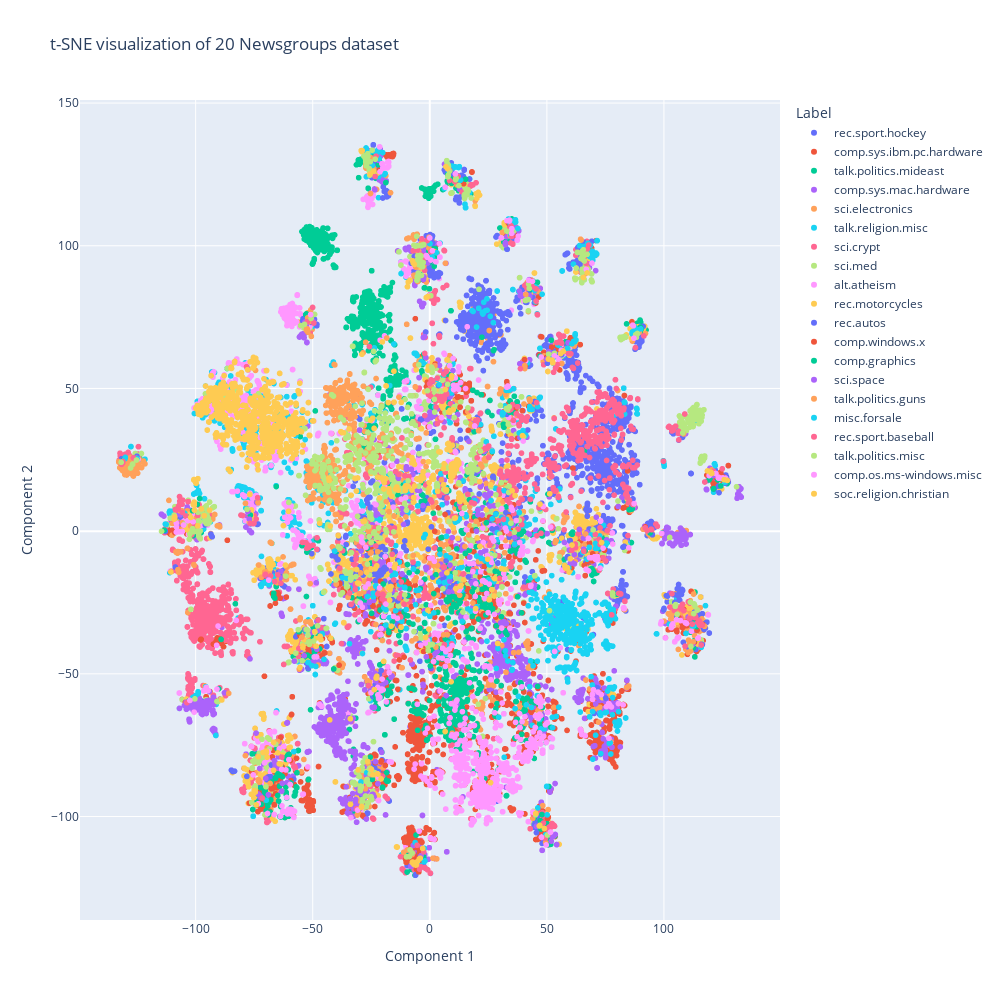

Notebook code cell kept with this figure:
### Code cell
# obviously a big muddle in the middle but some clear clustering structure!  
plot_tsne("Label")

### Figure 1 — Plotly figure (JSON) as saved in the notebook; plotly's stock layout.template omitted (floating-point values rounded to 4 significant figures; data arrays with more than 128 entries replaced by an {"elided": "..."} marker saying what was removed)
{"data": [{"hovertemplate": "Label=rec.sport.hockey<br>Component 1=%{x}<br>Component 2=%{y}<extra></extra>", "legendgroup": "rec.sport.hockey", "marker": {"color": "#636efa", "symbol": "circle"}, "mode": "markers", "name": "rec.sport.hockey", "showlegend": true, "type": "scattergl", "x": {"elided": "999 float values"}, "xaxis": "x", "y": {"elided": "999 float values"}, "yaxis": "y"}, {"hovertemplate": "Label=comp.sys.ibm.pc.hardware<br>Component 1=%{x}<br>Component 2=%{y}<extra></extra>", "legendgroup": "comp.sys.ibm.pc.hardware", "marker": {"color": "#EF553B", "symbol": "circle"}, "mode": "markers", "name": "comp.sys.ibm.pc.hardware", "showlegend": true, "type": "scattergl", "x": {"elided": "982 float values"}, "xaxis": "x", "y": {"elided": "982 float values"}, "yaxis": "y"}, {"hovertemplate": "Label=talk.politics.mideast<br>Component 1=%{x}<br>Component 2=%{y}<extra></extra>", "legendgroup": "talk.politics.mideast", "marker": {"color": "#00cc96", "symbol": "circle"}, "mode": "markers", "name": "talk.politics.mideast", "showlegend": true, "type": "scattergl", "x": {"elided": "940 float values"}, "xaxis": "x", "y": {"elided": "940 float values"}, "yaxis": "y"}, {"hovertemplate": "Label=comp.sys.mac.hardware<br>Component 1=%{x}<br>Component 2=%{y}<extra></extra>", "legendgroup": "comp.sys.mac.hardware", "marker": {"color": "#ab63fa", "symbol": "circle"}, "mode": "markers", "name": "comp.sys.mac.hardware", "showlegend": true, "type": "scattergl", "x": {"elided": "963 float values"}, "xaxis": "x", "y": {"elided": "963 float values"}, "yaxis": "y"}, {"hovertemplate": "Label=sci.electronics<br>Component 1=%{x}<br>Component 2=%{y}<extra></extra>", "legendgroup": "sci.electronics", "marker": {"color": "#FFA15A", "symbol": "circle"}, "mode": "markers", "name": "sci.electronics", "showlegend": true, "type": "scattergl", "x": {"elided": "984 float values"}, "xaxis": "x", "y": {"elided": "984 float values"}, "yaxis": "y"}, {"hovertemplate": "Label=talk.religion.misc<br>Component 1=%{x}<br>Component 2=%{y}<extra></extra>", "legendgroup": "talk.religion.misc", "marker": {"color": "#19d3f3", "symbol": "circle"}, "mode": "markers", "name": "talk.religion.misc", "showlegend": true, "type": "scattergl", "x": {"elided": "628 float values"}, "xaxis": "x", "y": {"elided": "628 float values"}, "yaxis": "y"}, {"hovertemplate": "Label=sci.crypt<br>Component 1=%{x}<br>Component 2=%{y}<extra></extra>", "legendgroup": "sci.crypt", "marker": {"color": "#FF6692", "symbol": "circle"}, "mode": "markers", "name": "sci.crypt", "showlegend": true, "type": "scattergl", "x": {"elided": "991 float values"}, "xaxis": "x", "y": {"elided": "991 float values"}, "yaxis": "y"}, {"hovertemplate": "Label=sci.med<br>Component 1=%{x}<br>Component 2=%{y}<extra></extra>", "legendgroup": "sci.med", "marker": {"color": "#B6E880", "symbol": "circle"}, "mode": "markers", "name": "sci.med", "showlegend": true, "type": "scattergl", "x": {"elided": "990 float values"}, "xaxis": "x", "y": {"elided": "990 float values"}, "yaxis": "y"}, {"hovertemplate": "Label=alt.atheism<br>Component 1=%{x}<br>Component 2=%{y}<extra></extra>", "legendgroup": "alt.atheism", "marker": {"color": "#FF97FF", "symbol": "circle"}, "mode": "markers", "name": "alt.atheism", "showlegend": true, "type": "scattergl", "x": {"elided": "799 float values"}, "xaxis": "x", "y": {"elided": "799 float values"}, "yaxis": "y"}, {"hovertemplate": "Label=rec.motorcycles<br>Component 1=%{x}<br>Component 2=%{y}<extra></extra>", "legendgroup": "rec.motorcycles", "marker": {"color": "#FECB52", "symbol": "circle"}, "mode": "markers", "name": "rec.motorcycles", "showlegend": true, "type": "scattergl", "x": {"elided": "996 float values"}, "xaxis": "x", "y": {"elided": "996 float values"}, "yaxis": "y"}, {"hovertemplate": "Label=rec.autos<br>Component 1=%{x}<br>Component 2=%{y}<extra></extra>", "legendgroup": "rec.autos", "marker": {"color": "#636efa", "symbol": "circle"}, "mode": "markers", "name": "rec.autos", "showlegend": true, "type": "scattergl", "x": {"elided": "990 float values"}, "xaxis": "x", "y": {"elided": "990 float values"}, "yaxis": "y"}, {"hovertemplate": "Label=comp.windows.x<br>Component 1=%{x}<br>Component 2=%{y}<extra></extra>", "legendgroup": "comp.windows.x", "marker": {"color": "#EF553B", "symbol": "circle"}, "mode": "markers", "name": "comp.windows.x", "showlegend": true, "type": "scattergl", "x": {"elided": "988 float values"}, "xaxis": "x", "y": {"elided": "988 float values"}, "yaxis": "y"}, {"hovertemplate": "Label=comp.graphics<br>Component 1=%{x}<br>Component 2=%{y}<extra></extra>", "legendgroup": "comp.graphics", "marker": {"color": "#00cc96", "symbol": "circle"}, "mode": "markers", "name": "comp.graphics", "showlegend": true, "type": "scattergl", "x": {"elided": "973 float values"}, "xaxis": "x", "y": {"elided": "973 float values"}, "yaxis": "y"}, {"hovertemplate": "Label=sci.space<br>Component 1=%{x}<br>Component 2=%{y}<extra></extra>", "legendgroup": "sci.space", "marker": {"color": "#ab63fa", "symbol": "circle"}, "mode": "markers", "name": "sci.space", "showlegend": true, "type": "scattergl", "x": {"elided": "987 float values"}, "xaxis": "x", "y": {"elided": "987 float values"}, "yaxis": "y"}, {"hovertemplate": "Label=talk.politics.guns<br>Component 1=%{x}<br>Component 2=%{y}<extra></extra>", "legendgroup": "talk.politics.guns", "marker": {"color": "#FFA15A", "symbol": "circle"}, "mode": "markers", "name": "talk.politics.guns", "showlegend": true, "type": "scattergl", "x": {"elided": "910 float values"}, "xaxis": "x", "y": {"elided": "910 float values"}, "yaxis": "y"}, {"hovertemplate": "Label=misc.forsale<br>Component 1=%{x}<br>Component 2=%{y}<extra></extra>", "legendgroup": "misc.forsale", "marker": {"color": "#19d3f3", "symbol": "circle"}, "mode": "markers", "name": "misc.forsale", "showlegend": true, "type": "scattergl", "x": {"elided": "975 float values"}, "xaxis": "x", "y": {"elided": "975 float values"}, "yaxis": "y"}, {"hovertemplate": "Label=rec.sport.baseball<br>Component 1=%{x}<br>Component 2=%{y}<extra></extra>", "legendgroup": "rec.sport.baseball", "marker": {"color": "#FF6692", "symbol": "circle"}, "mode": "markers", "name": "rec.sport.baseball", "showlegend": true, "type": "scattergl", "x": {"elided": "994 float values"}, "xaxis": "x", "y": {"elided": "994 float values"}, "yaxis": "y"}, {"hovertemplate": "Label=talk.politics.misc<br>Component 1=%{x}<br>Component 2=%{y}<extra></extra>", "legendgroup": "talk.politics.misc", "marker": {"color": "#B6E880", "symbol": "circle"}, "mode": "markers", "name": "talk.politics.misc", "showlegend": true, "type": "scattergl", "x": {"elided": "775 float values"}, "xaxis": "x", "y": {"elided": "775 float values"}, "yaxis": "y"}, {"hovertemplate": "Label=comp.os.ms-windows.misc<br>Component 1=%{x}<br>Component 2=%{y}<extra></extra>", "legendgroup": "comp.os.ms-windows.misc", "marker": {"color": "#FF97FF", "symbol": "circle"}, "mode": "markers", "name": "comp.os.ms-windows.misc", "showlegend": true, "type": "scattergl", "x": {"elided": "985 float values"}, "xaxis": "x", "y": {"elided": "985 float values"}, "yaxis": "y"}, {"hovertemplate": "Label=soc.religion.christian<br>Component 1=%{x}<br>Component 2=%{y}<extra></extra>", "legendgroup": "soc.religion.christian", "marker": {"color": "#FECB52", "symbol": "circle"}, "mode": "markers", "name": "soc.religion.christian", "showlegend": true, "type": "scattergl", "x": {"elided": "997 float values"}, "xaxis": "x", "y": {"elided": "997 float values"}, "yaxis": "y"}], "layout": {"autosize": false, "height": 1000, "legend": {"title": {"text": "Label"}, "tracegroupgap": 0}, "title": {"text": "t-SNE visualization of 20 Newsgroups dataset"}, "width": 1000, "xaxis": {"anchor": "y", "domain": [0, 1], "title": {"text": "Component 1"}}, "yaxis": {"anchor": "x", "domain": [0, 1], "title": {"text": "Component 2"}}}}
